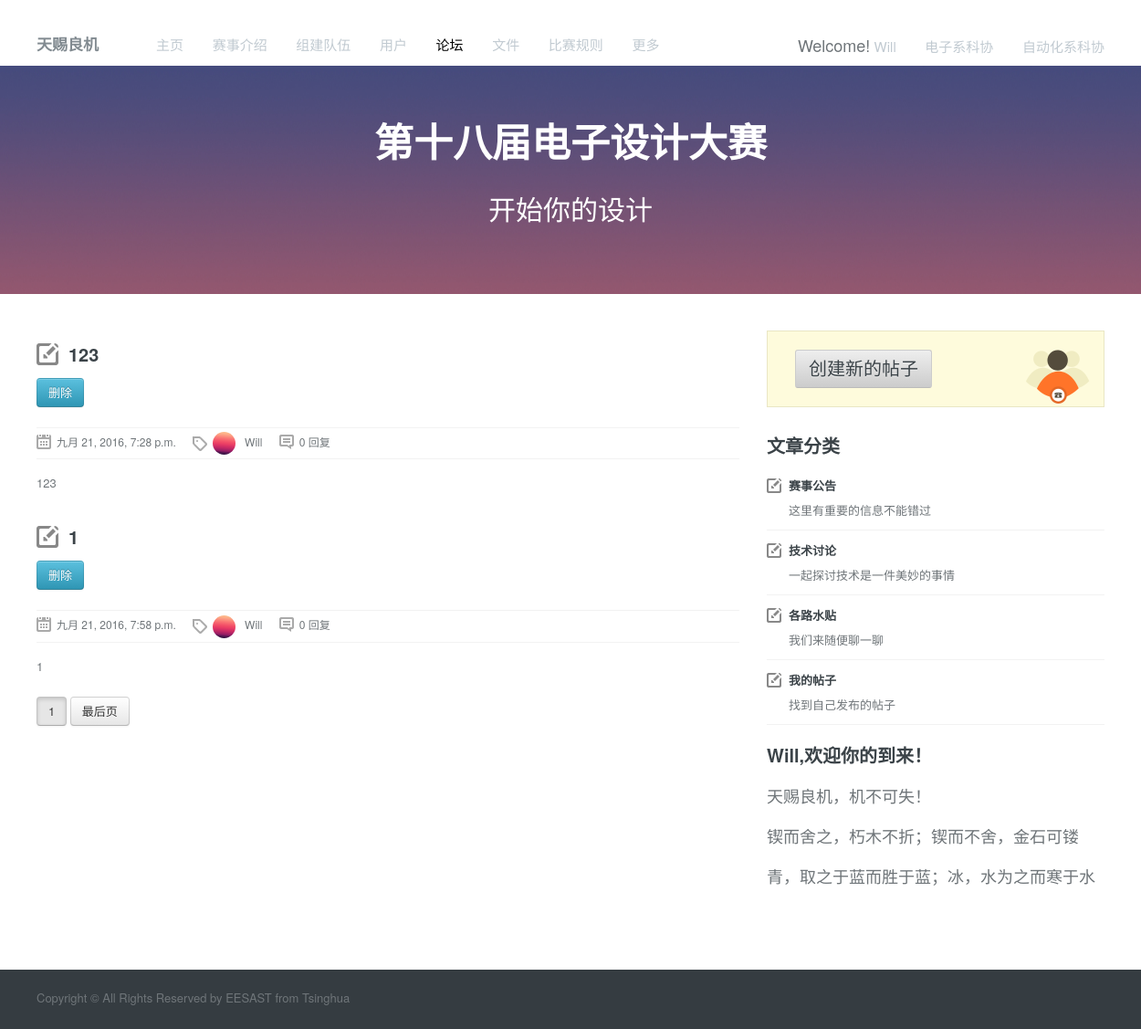
The app's page /community_index (signed in), older data.
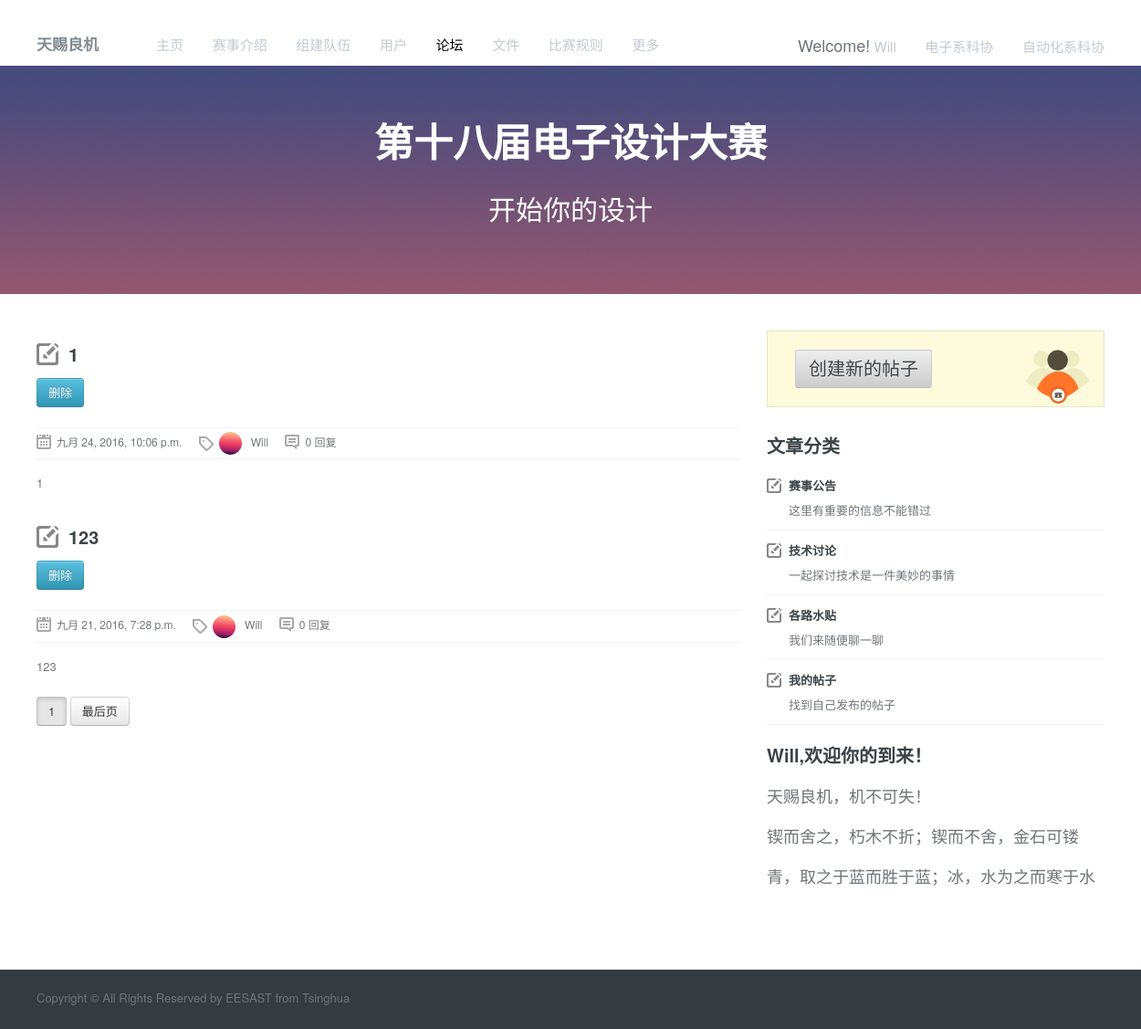
The same page, newer data.
### community/models.py (models this page shows, shortened)
class Post(models.Model):
	Category_List=(
		('1','赛事公告'),
		('2','技术讨论'),
		('3','各路水贴'),
		)
	title = models.CharField(u'评论标题',max_length=100)
	timestamp = models.DateTimeField(auto_now=True)
	content = models.TextField(u'内容',blank=True, null=True)
	sender = models.ForeignKey(User,on_delete=models.CASCADE)
	summary = models.CharField(u'摘要',blank=True, null=True,max_length=100)
	category = models.CharField(max_length = 1,default=1,choices=Category_List)
	priority = models.IntegerField(default=1000,verbose_name="优先级")

### community/views.py (the view)
# urls.py: url(r'^community_index$',views.community_index,name='community_index'),
def community_index(request,page=1):
	post_list = Post.objects.order_by('priority','timestamp')
	paginator = Paginator(post_list,5)
	delete_id = None
	delete_id = request.POST.get('delete_id','')
	if request.user.is_authenticated():
		print(1)
	try:
		post = Post.objects.get(id=int(delete_id))
		post.delete()
	except Exception:
		pass
	try:
		page = int (request.GET.get('page','1'))
	except ValueError:
		page = 1
	try:
		posts = paginator.page(page)
	except (EmptyPage,InvalidPage):
		posts = paginator.page(paginator.num_pages)
	for i in range(page,page+3):
		if i > paginator.num_pages:
			break
		maxpage = i
	for i in range(page,page-3,-1):
		if i < 1:
			break
		minpage = i
	pagerange=range(minpage,maxpage+1)
	if request.user.is_authenticated():
		return render(request,'community_index_after_login.html',{"posts":posts,"pagerange":pagerange,})
	else:
		return render(request,'community_index.html',{"posts":posts,"pagerange":pagerange,})

### community/templates/community_index_after_login.html (shortened to what the changed rows need)
﻿{% load static %}
<!doctype html>
         <html lang="zh-CN">
        <head>
                <link rel='stylesheet' id='bootstrap-css-css'  href="{% static 'community/css/bootstrap.css' %}" type='text/css' media='all' />
                <link rel='stylesheet' id='responsive-css-css'  href="{% static 'community/css/responsive.css' %}" type='text/css' media='all' />
                <link rel='stylesheet' id='main-css-css'  href="{% static 'community/css/main.css' %}"type='text/css' media='all' />
        </head>
        <body>
                <div class="search-area-wrapper">
                        <div class="search-area container">
                                <h2 class="search-header">第十八届电子设计大赛</h2>
                        </div>
                </div>
                <div class="page-container">
                        <div class="container" id="page">
                                <div class="row">
                                        <div class="span8 main-listing">
                                                {% if posts %}
												{% for post in posts %}
												<article class="format-standard type-post hentry clearfix">
                                                        <header class="clearfix">
                                                                <h3 class="post-title">
                                                                        <a href="community_content/{{post.id}}">{{post.title}}</a>
                                                                </h3>
																{% if request.user.id == post.sender.id %}
																	<form  method="post">
																	<button class="btn btn-lg btn-info" onclick="form.submit();" title="">删除</button>
																	</form>
																{% endif %}
                                                                <div class="post-meta clearfix">
                                                                        <span class="date">{{post.timestamp}}</span>
                                                                        <span class="category"><img alt="" src="{{post.sender.profile.image.url}}" class="avatar avatar-60 photo" style="display:inline; border-radius:25px; height:25px; width:25px;">&nbsp&nbsp {{post.sender}}</span>
                                                                        <span class="comments">{{post.p_comment.count}} 回复</span>
                                                                </div>
                                                        </header>
                                                        <p>{{post.content}}</p>
                                                </article>
												{% endfor %}
												{% else %}<p>现在没有帖子！</p>
												{% endif %}
                                                <div id="pagination">
														{% for i in pagerange %}
                                                        <a href="community_index?page=i" class="btn active">{{i}}</a>
                                                        {% endfor %}
                                                        <a href="community_index?page={{posts.paginator.num_pages}}" class="btn">最后页</a>
                                                </div>
                                        </div>
                                </div>
                        </div>
                </div>
        </body>
</html>

Row changes from the older to the newer data that the page shows:
changed Post (number 1 of 2 on the later page): timestamp "九月 21, 2016, 7:58 p.m." → "九月 24, 2016, 10:06 p.m."; moves up the list
